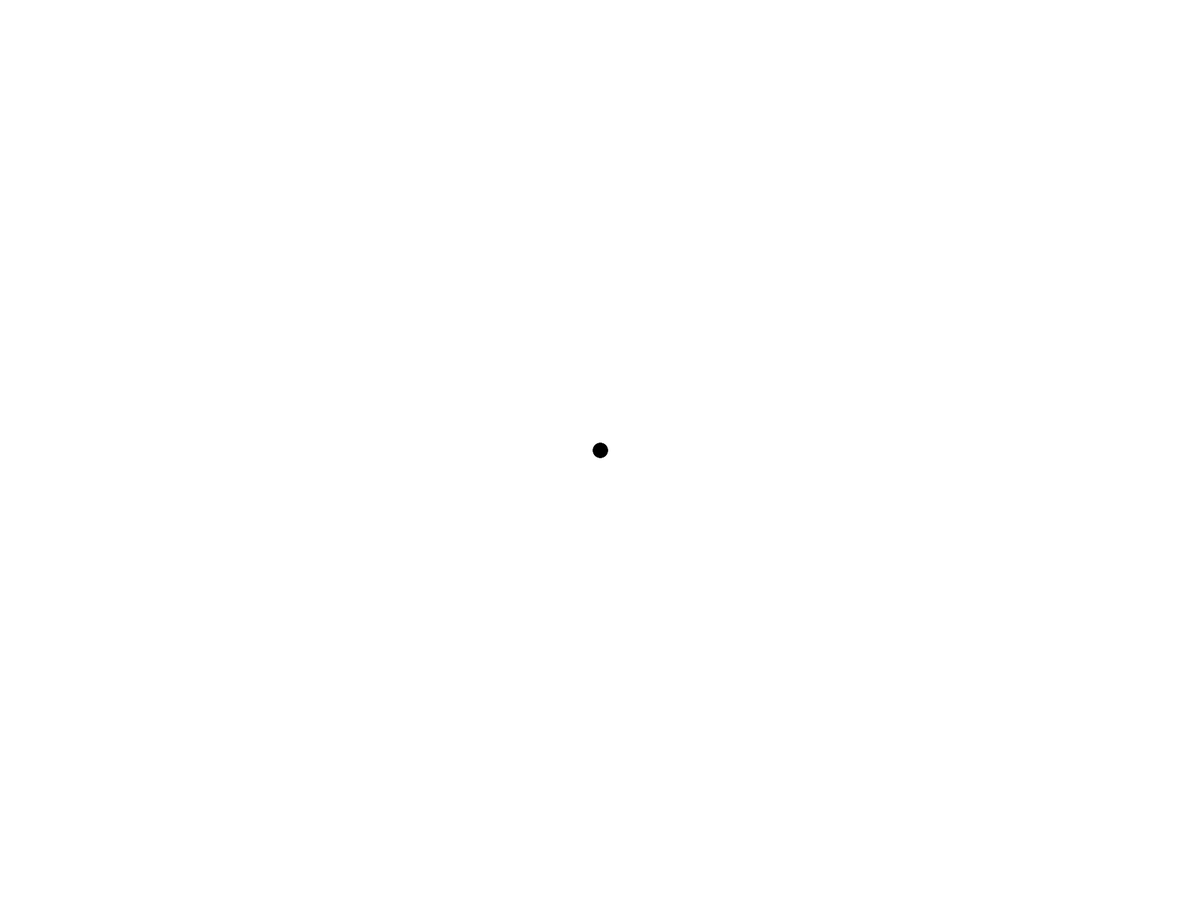
Frame 1 (no input)
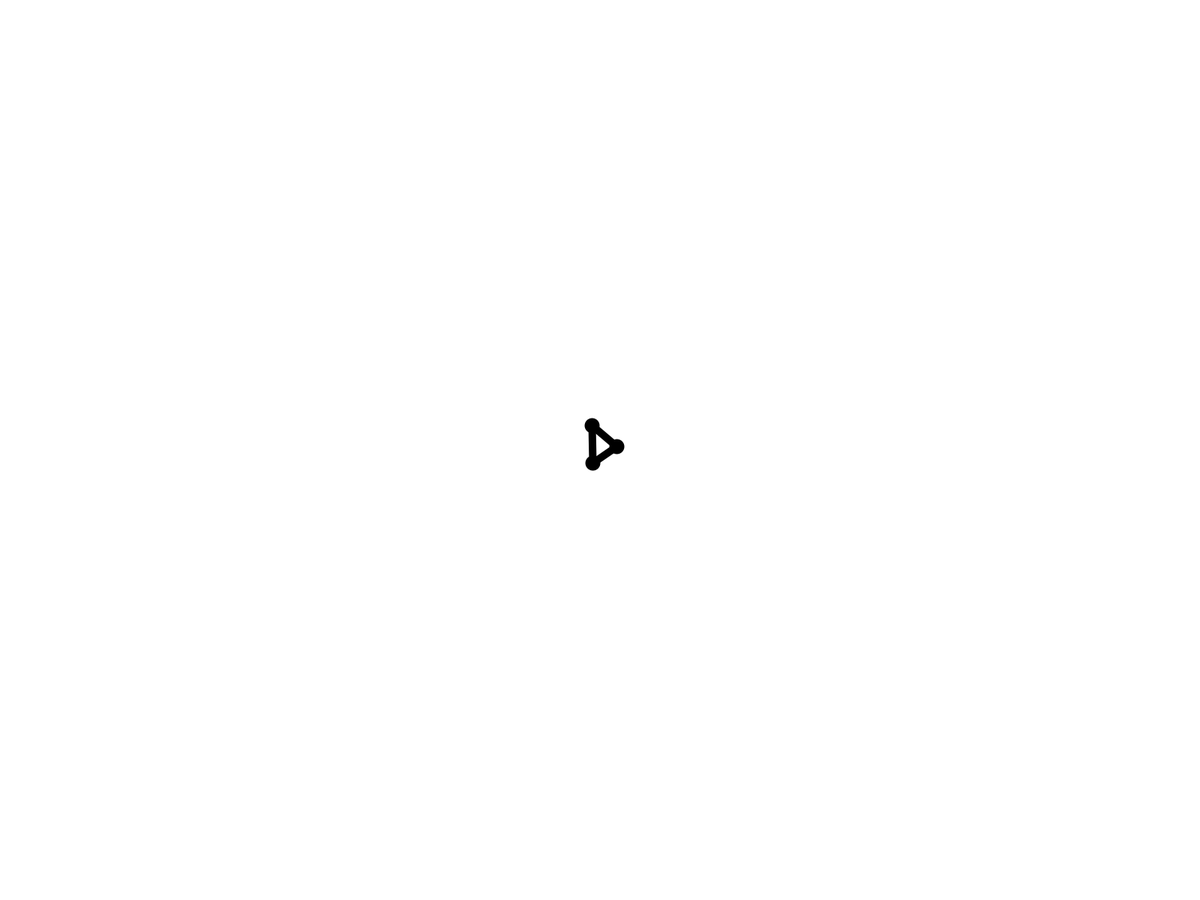
Frame 60 (the mouse pressed at the canvas centre just before this capture)
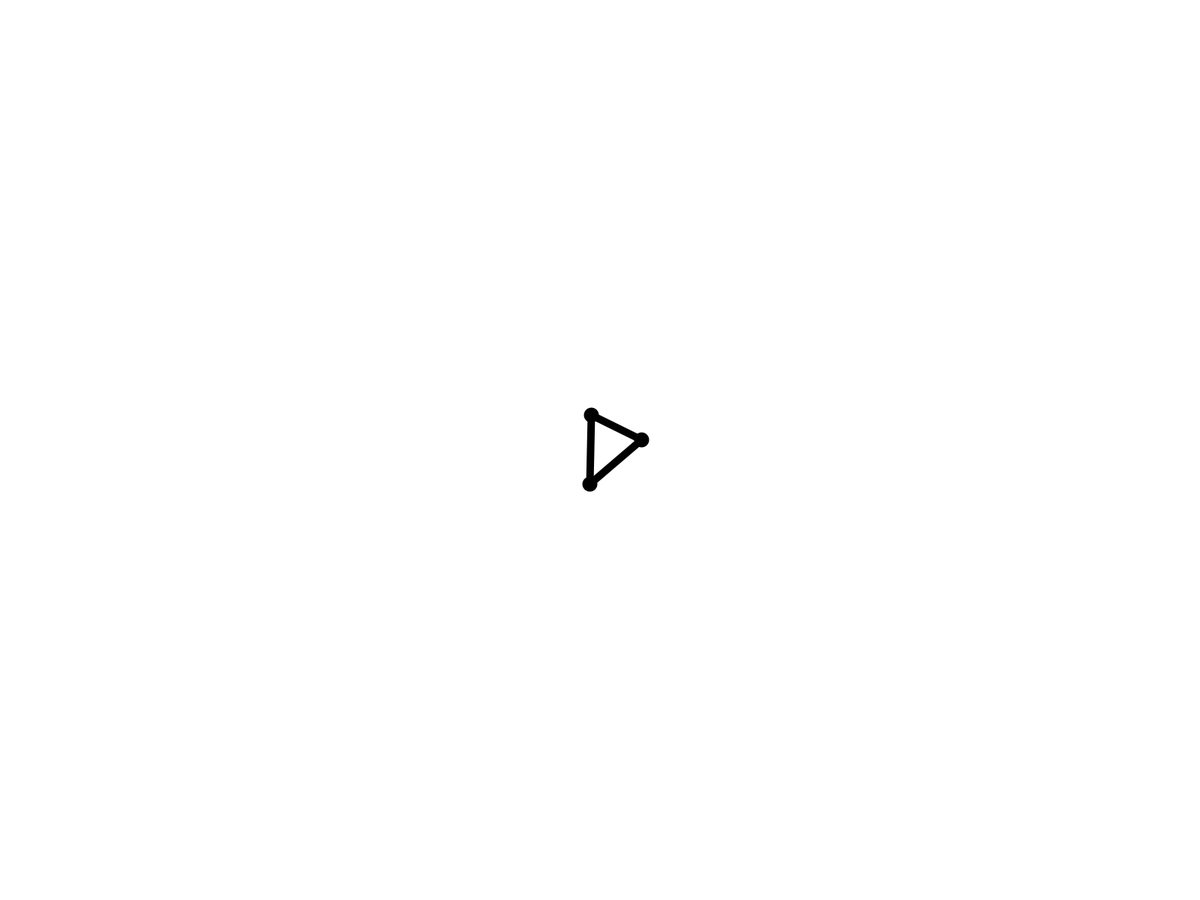
Frame 120 (the mouse held since frame 60 and released just before this capture)

The Processing sketch that drew these frames (run headless with seeded random() and noise(); from frame 60 on, the mouse is pressed at the canvas centre):

// Processing sketch: e02_MuchyTrzyPoloczone
// ── e02_MuchyTrzyPoloczone.pde
float pozX1; 
float pozY1;
float pozX2; 
float pozY2;
float pozX3; 
float pozY3;

void setup() {
  fullScreen();  
  pozX1 = width/2;
  pozY1 = height/2;
  pozX2 = width/2;
  pozY2 = height/2;
  pozX3 = width/2;
  pozY3 = height/2;
  strokeWeight(20);
}

void draw() {
  background(255);
  strokeWeight(20);
  point(pozX1, pozY1);
  point(pozX2, pozY2);
  point(pozX3, pozY3);
  strokeWeight(10);
  line(pozX2, pozY2, pozX1, pozY1);
  line(pozX2, pozY2, pozX3, pozY3);
  line(pozX1, pozY1, pozX3, pozY3);
  pozX1 = pozX1 + random(-5, 5); //mała zmiana w dwie strony
  pozY1 = pozY1 + random(-5, 5); //mała zmiana w dwie strony
  pozX2 = pozX2 + random(-5, 5); //mała zmiana w dwie strony
  pozY2 = pozY2 + random(-5, 5); //mała zmiana w dwie strony
  pozX3 = pozX3 + random(-5, 5); //mała zmiana w dwie strony
  pozY3 = pozY3 + random(-5, 5); //mała zmiana w dwie strony
}
